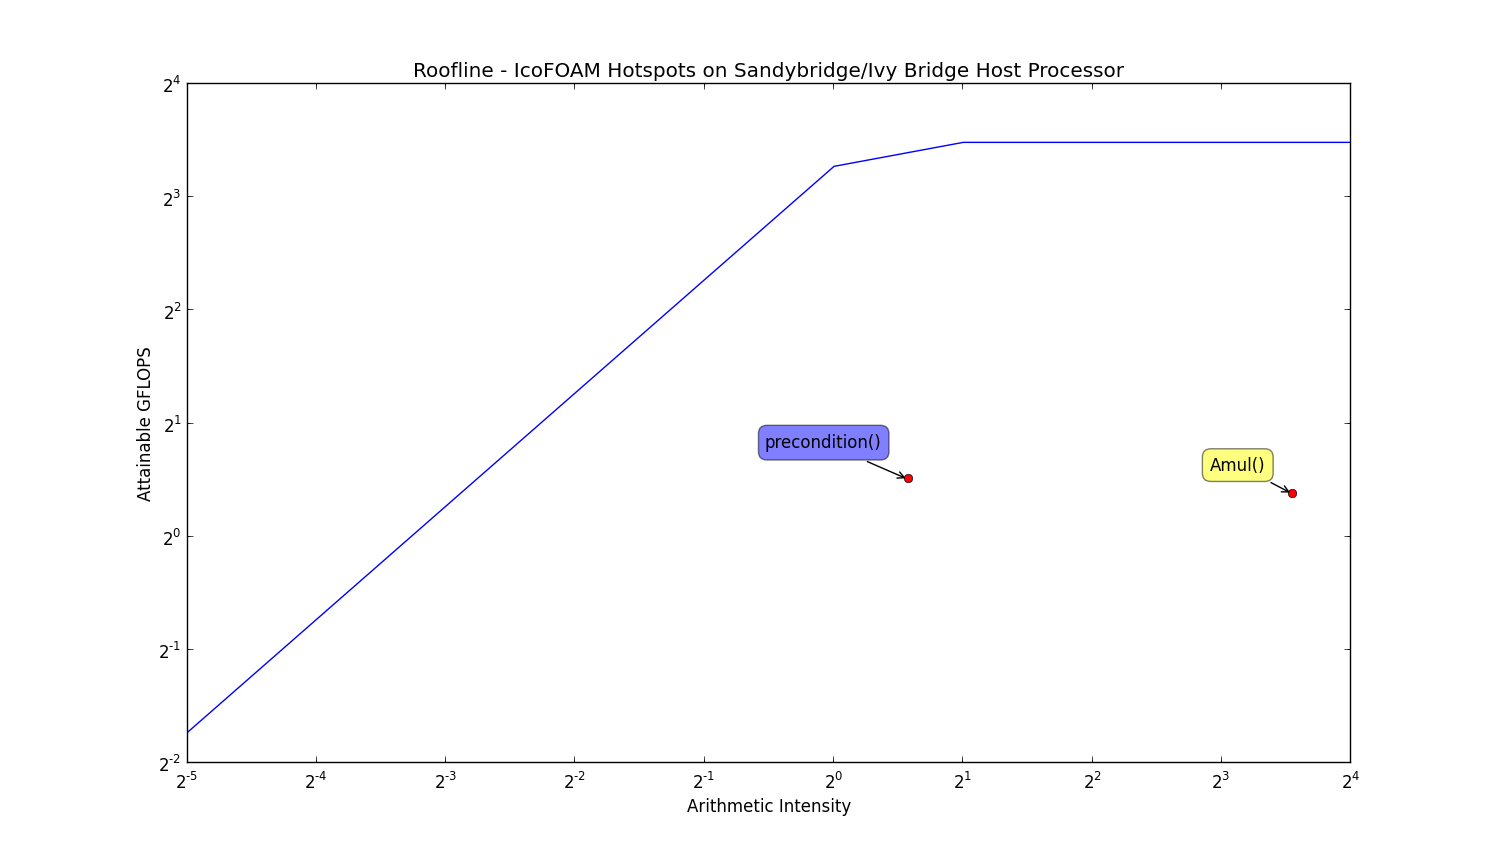

Write Python code to recreate this figure.
#Matplotlib
import numpy as np
import matplotlib.pyplot as plt

x = [0.03125,0.06250,0.08330,0.12500,0.14125,0.16625,0.25000,0.50000,0.54000,0.60000,1.00000,2.00000,4.00000,5.99000,7.63000,8.00000,16.00000];
y = [0.30215,0.60430,0.80541,1.20860,1.36572,1.60744,2.41720,4.83440,5.22115,5.80128,9.66880,11.20000,11.20000,11.20000,11.20000,11.20000,11.20000];
plt.xscale('log',basex=2)
plt.yscale('log',basey=2)
plt.plot(x, y)

data_x = [11.69,1.4983]
data_y = [1.30,1.42100]
plt.plot(data_x, data_y, 'or')

plt.xlabel("Arithmetic Intensity")
plt.ylabel("Attainable GFLOPS")
plt.title("Roofline - IcoFOAM Hotspots on Sandybridge/Ivy Bridge Host Processor")
#labels = ['point{0}'.format(i) for i in range(3)]
plt.annotate('Amul()', xy=(11.69,1.30), xytext=(-20, 15),
textcoords = 'offset points', ha = 'right', va = 'bottom',
bbox = dict(boxstyle = 'round,pad=0.5', fc = 'yellow', alpha = 0.5),
arrowprops=dict(arrowstyle='->'))
plt.annotate('precondition()', xy=(1.49,1.421), xytext=(-20, 20),
textcoords = 'offset points', ha = 'right', va = 'bottom',
bbox = dict(boxstyle = 'round,pad=0.5', fc = 'blue', alpha = 0.5),
arrowprops=dict(arrowstyle='->'))
#plt.annotate('divergence_sphere=5.2', xy=(0.23,5.2), xytext=(40, 15),
#textcoords = 'offset points', ha = 'left', va = 'bottom',
#bbox = dict(boxstyle = 'round,pad=0.5', fc = 'yellow', alpha = 0.5),
#arrowprops=dict(arrowstyle='->'))
#plt.annotate('divergence_sphere_with_unroll=6.07', xy=(0.23,6.94), xytext=(40, 20),
#textcoords = 'offset points', ha = 'left', va = 'bottom',
#bbox = dict(boxstyle = 'round,pad=0.5', fc = 'blue', alpha = 0.5),
#arrowprops=dict(arrowstyle='->'))
#plt.subplots_adjust(bottom = 0.1)


plt.show()
